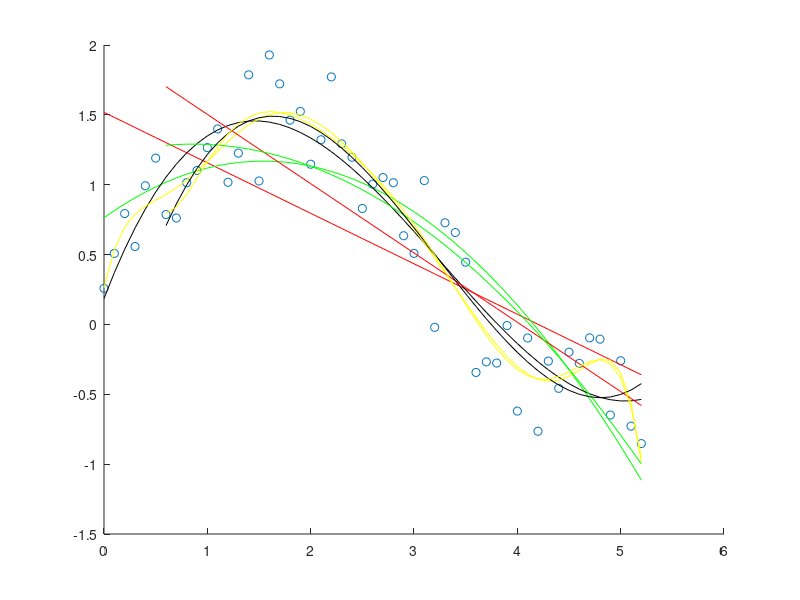

Reproduce this figure in MATLAB.
% Alunos:
% - Guilherme Bacca
% - Maicon Santos
% - Mateus Clemer
% - Matheus Klauberg
% - Tamire Kistner

% A) Baixe o arquivo data_preg.mat.
%    A primeira coluna representa os valores de x e a segunda coluna representa os valores de y.
data = load("data_preg").data;

x = data(:, 1);
y = data(:, 2);

% B) Faça o Gráfico de dispersão dos dados.
scatter(x, y);
hold on;  

% C) Use a função polyfit para gerar a linha de regressão para N = 1 e trace-o no gráfico de dispersão na cor vermelha (plot (x, y, 'r')).
%    (observe que nesta função a numeração coeficiente é invertida! β0=βN , β1=βN−1 , β2=βN−2 , ...βN=β0)

N = 1;
result1 = polyfit(x, y, N);
y1 = result1(:, 2) + (result1(:, 1) * x);
plot(x, y1, 'r');
hold on;

% D) Trace a linha de regressão para N = 2 no gráfico na cor verde.

N = 2;
result2 = polyfit(x, y, 2);
y2 = result2(:, 3) + (result2(:, 2) * x) + (result2(:, 1) * (x .^ 2));
plot(x, y2, 'g');
hold on;

% e) Trace a linha de regressão para N = 3 no gráfico na cor preta.

N = 3;
result3 = polyfit(x, y, N);
y3 = result3(:, 4) + (result3(:, 3) * x) + (result3(:, 2) * (x .^ 2)) + (result3(:, 1) * (x .^ 3));
plot(x, y3, 'k');
hold on;

% f) Trace a linha de regressão para N = 8 no gráfico na cor amarela.

N = 8;
result8 = polyfit(x, y, N);
y8 = result8(:, 9) + (result8(:, 8) * x) + (result8(:, 7) * (x .^ 2)) + (result8(:, 6) * (x .^ 3)) + (result8(:, 5) * (x .^ 4)) + (result8(:, 4) * (x .^ 5)) + (result8(:, 3) * (x .^ 6)) + (result8(:, 2) * (x .^ 7)) + (result8(:, 1) * (x .^ 8));
plot(x, y8, 'y');
hold on;

% g) Calcule o Erro Quadrático Médio (EQM) para cada linha de regressão. Qual é o mais preciso? 

% O mais preciso é R8 (Linha amarela);

res1 = (y - y1) .* (y - y1);
R1 = sum(res1) / size(y, 1);
% R1 = 0.26593

res2 = (y - y2) .* (y - y2);
R2 = sum(res2) / size(y, 1);
% R2 = 0.13853

res3 = (y - y3) .* (y - y3);
R3 = sum(res3) / size(y, 1);
% R3 = 0.078697

res8 = (y - y8) .* (y - y8);
R8 = sum(res8) / size(y, 1);
% R8 = 0.058710

% h) Para evitar o overfitting, divida os dados aleatoriamente em Dados de Treinamento e Dados de Teste. Use os primeiros 10% dos dados como conjunto de teste, e o resto como de treinamento.

testes = [x(1:ceil(length(x) * 0.1)), y(1:ceil(length(y) * 0.1))];

reverseData = flipud(data);
reverseX = reverseData(:, 1);
reverseY = reverseData(:, 2);

treinamento = flipud([reverseX(1:floor(length(reverseX) * 0.9)), reverseY(1:floor(length(reverseY) * 0.9))]);

% i) Repita os passos de c - f, mas agora use apenas os dados de treinamento para ajustar a linha de regressão.

treinamentoX = treinamento(:, 1);
treinamentoY = treinamento(:, 2);

testeX = testes(:, 1);
testeY = testes(:, 2);

  % C) Use a função polyfit para gerar a linha de regressão para N = 1 e trace-o no gráfico de dispersão na cor vermelha (plot (x, y, 'r')).
  %    (observe que nesta função a numeração coeficiente é invertida! β0=βN , β1=βN−1 , β2=βN−2 , ...βN=β0)

  N = 1;
  result1Treinamento = polyfit(treinamentoX, treinamentoY, N);
  result1Teste = polyfit(testeX, testeY, N);
  y1Treinamento = result1Treinamento(:, 2) + (result1Treinamento(:, 1) * treinamentoX);
  y1Teste = result1Teste(:, 2) + (result1Teste(:, 1) * testeX);
  plot(treinamentoX, y1Treinamento, 'r');
  hold on;

  % D) Trace a linha de regressão para N = 2 no gráfico na cor verde.

  N = 2;
  result2Treinamento = polyfit(treinamentoX, treinamentoY, 2);
  result2Teste = polyfit(testeX, testeY, N);
  y2Treinamento = result2Treinamento(:, 3) + (result2Treinamento(:, 2) * treinamentoX) + (result2Treinamento(:, 1) * (treinamentoX .^ 2));
  y2Teste = result2Teste(:, 3) + (result2Teste(:, 2) * testeX) + (result2Teste(:, 1) * (testeX .^ 2));
  plot(treinamentoX, y2Treinamento, 'g');
  hold on;
  
  % e) Trace a linha de regressão para N = 3 no gráfico na cor preta.

  N = 3;
  result3Treinamento = polyfit(treinamentoX, treinamentoY, N);
  result3Teste = polyfit(testeX, testeY, N);
  y3Treinamento = result3Treinamento(:, 4) + (result3Treinamento(:, 3) * treinamentoX) + (result3Treinamento(:, 2) * (treinamentoX .^ 2)) + (result3Treinamento(:, 1) * (treinamentoX .^ 3));
  y3Teste = result3Teste(:, 4) + (result3Teste(:, 3) * testeX) + (result3Teste(:, 2) * (testeX .^ 2)) + (result3Teste(:, 1) * (testeX .^ 3));
  plot(treinamentoX, y3Treinamento, 'k');
  hold on;

  % f) Trace a linha de regressão para N = 8 no gráfico na cor amarela.

  N = 8;
  result8Treinamento = polyfit(treinamentoX, treinamentoY, N);
  result8Teste = polyfit(testeX, testeY, N);
  y8Treinamento = result8Treinamento(:, 9) + (result8Treinamento(:, 8) * treinamentoX) + (result8Treinamento(:, 7) * (treinamentoX .^ 2)) + (result8Treinamento(:, 6) * (treinamentoX .^ 3)) + (result8Treinamento(:, 5) * (treinamentoX .^ 4)) + (result8Treinamento(:, 4) * (treinamentoX .^ 5)) + (result8Treinamento(:, 3) * (treinamentoX .^ 6)) + (result8Treinamento(:, 2) * (treinamentoX .^ 7)) + (result8Treinamento(:, 1) * (treinamentoX .^ 8));
  y8Teste = result8Teste(:, 9) + (result8Teste(:, 8) * testeX) + (result8Teste(:, 7) * (testeX .^ 2)) + (result8Teste(:, 6) * (testeX .^ 3)) + (result8Teste(:, 5) * (testeX .^ 4)) + (result8Teste(:, 4) * (testeX .^ 5)) + (result8Teste(:, 3) * (testeX .^ 6)) + (result8Teste(:, 2) * (testeX .^ 7)) + (result8Teste(:, 1) * (testeX .^ 8));
  plot(treinamentoX, y8Treinamento, 'y');
  hold on;

% j) Repita o passo g, mas agora utilize somente os dados de Teste para calcular o erro.

res1 = (treinamentoY - y1Treinamento) .* (treinamentoY - y1Treinamento);
R1Treinamento = sum(res1) / size(treinamentoY, 1)
res1 = (testeY - y1Teste) .* (testeY - y1Teste);
R1Teste = sum(res1) / size(testeY, 1)

res2 = (treinamentoY - y2Treinamento) .* (treinamentoY - y2Treinamento);
R2Treinamento = sum(res2) / size(treinamentoY, 1)
res2 = (testeY - y2Teste) .* (testeY - y2Teste);
R2Teste = sum(res2) / size(testeY, 1)

res3 = (treinamentoY - y1Treinamento) .* (treinamentoY - y1Treinamento);
R3Treinamento = sum(res3) / size(treinamentoY, 1)
res3 = (testeY - y1Teste) .* (testeY - y1Teste);
R3Teste = sum(res3) / size(testeY, 1)

res8 = (treinamentoY - y8Treinamento) .* (treinamentoY - y8Treinamento);
R8Teinamento = sum(res8) / size(treinamentoY, 1)
res8 = (testeY - y8Teste) .* (testeY - y8Teste);
R8Teste = sum(res8) / size(testeY, 1)

% k) Que método é o mais preciso neste caso?
% O mais preciso é R8 (Linha amarela);


